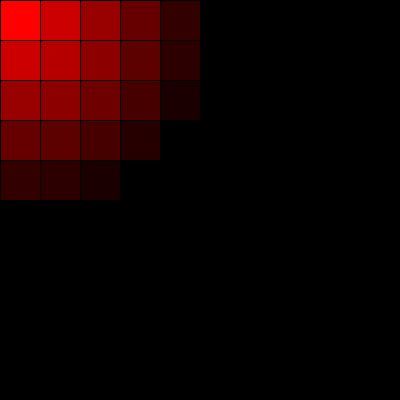
Frame 1 (no input)
Frame 60 (the mouse pressed at the canvas centre just before this capture): identical to frame 1, image omitted
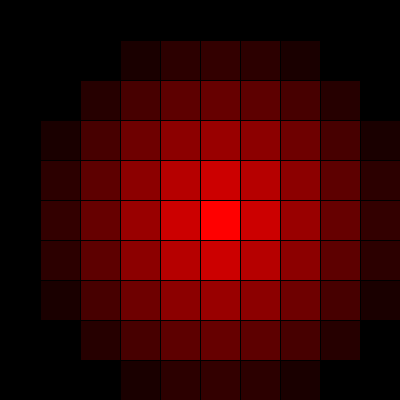
Frame 120 (the mouse held since frame 60 and released just before this capture)

The Processing sketch that drew these frames (run headless with seeded random() and noise(); from frame 60 on, the mouse is pressed at the canvas centre):

// Processing sketch: grilla_simple_color_radio_menor
// ── grilla_simple_color_radio_menor.pde
int cant = 10;
int tamX, tamY;

void setup(){
  size(400, 400);
  tamX = width/cant;
  tamY = height/cant;
  //noStroke();
}

void draw(){
  for(int i=0; i<cant; i++){
    for(int j=0; j<cant; j++){
      float distancia = dist(i*tamX, j*tamY, mouseX, mouseY);
      float miColor = map(distancia, 0, 200, 255, 0);
      fill(miColor, 0, 0);
      rect(i*tamX, j*tamY, tamX, tamY);
      //line(i*tamX, j*tamY, mouseX, mouseY);
    }
  }
}
